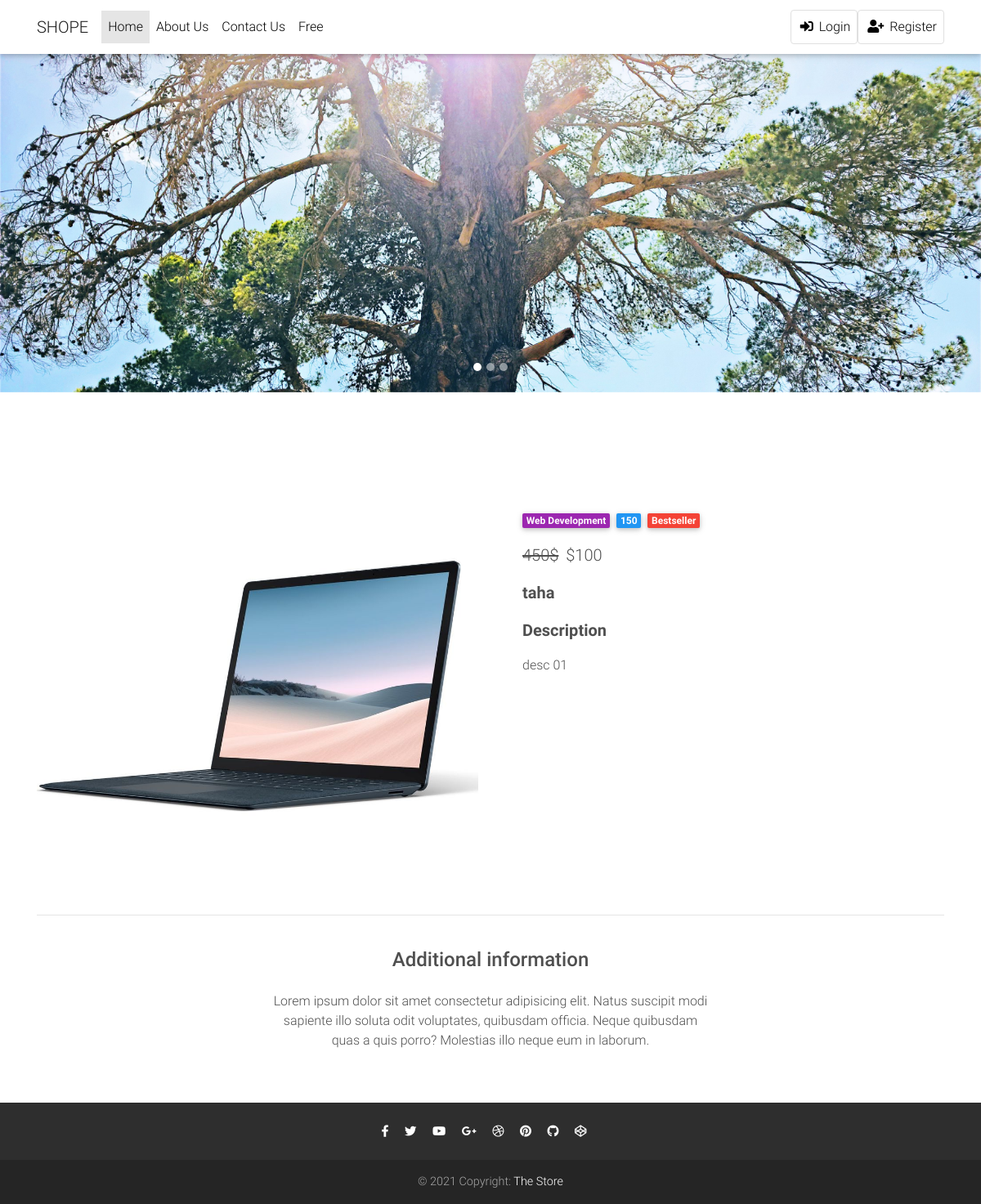
The app's page /job-n-01 with its own data.
### job/models.py (models this page shows, shortened)
class Job(models.Model):  # table
    owner = models.ForeignKey(User, related_name='job_owner', on_delete=models.CASCADE)
    title = models.CharField(max_length=100)  # column
    description = models.TextField(max_length=1000)
    published_at = models.DateTimeField(auto_now=True)
    price = models.IntegerField(default=0)
    category = models.ForeignKey('Category',on_delete=models.CASCADE)
    image = models.ImageField(upload_to=image_upload)
    slug = models.SlugField(blank=True, null=True)

class Category(models.Model):
    name = models.CharField(max_length=25)
    def __str__(self):
        return self.name

### job/views.py (the view)
# urls.py: path('<str:slug>',views.job_detail , name='job_detail'),
def job_detail(request , slug):
    job_detail = Job.objects.get(slug=slug)
    if request.method=='POST':
        form = ApplyForm(request.POST , request.FILES)
        if form.is_valid():
            myform = form.save(commit=False)
            myform.job = job_detail
            myform.save()
            print('DOne')
    else:
        form = ApplyForm()
    context = {'job' : job_detail , 'form1':form}
    return render(request,'job/job_detail.html',context)

### job/templates/job/job_detail.html (shortened to what this page needs)
{% extends 'base.html' %}
{% load bootstrap4 %}
{% block body %}
  <main class="mt-5 pt-4">
    <div class="container dark-grey-text mt-5">
      <div class="row wow fadeIn">
        <div class="col-md-6 mb-4">
          <img src="{{ job.image.url }}" class="img-fluid" alt="">
        </div>
        <div class="col-md-6 mb-4">
          <div class="p-4">
            <div class="mb-3">
              <a href="">
                <span class="badge purple mr-1">{{ job.category }}</span>
              </a>
              <a href="">
                <span class="badge blue mr-1">{{ job.price }}</span>
              </a>
              <a href="">
                <span class="badge red mr-1">Bestseller</span>
              </a>
            </div>
            <p class="lead">
              <span class="mr-1">
                <del>450$</del>
              </span>
              <span>$100{{ job.salary }}</span>
            </p>
            <p class="lead font-weight-bold">{{job.owner}}</p>
            <p class="lead font-weight-bold">Description</p>
            <p>{{ job.description }}</p>
          </div>
        </div>
      </div>
      <hr>
      <div class="row d-flex justify-content-center wow fadeIn">
        <div class="col-md-6 text-center">
          <h4 class="my-4 h4">Additional information</h4>
          <p>Lorem ipsum dolor sit amet consectetur adipisicing elit. Natus suscipit modi sapiente illo soluta odit
            voluptates,
            quibusdam officia. Neque quibusdam quas a quis porro? Molestias illo neque eum in laborum.</p>
        </div>
      </div>
      <div class="row wow fadeIn">
      </div>
    </div>
  </main>
{% endblock body %}

### templates/base.html (style rules this page uses)
html, body, header, .carousel { height: 60vh; }

### records on screen
Job: image (picture), category "Web Development", price "150", owner "taha", description "desc 01"
